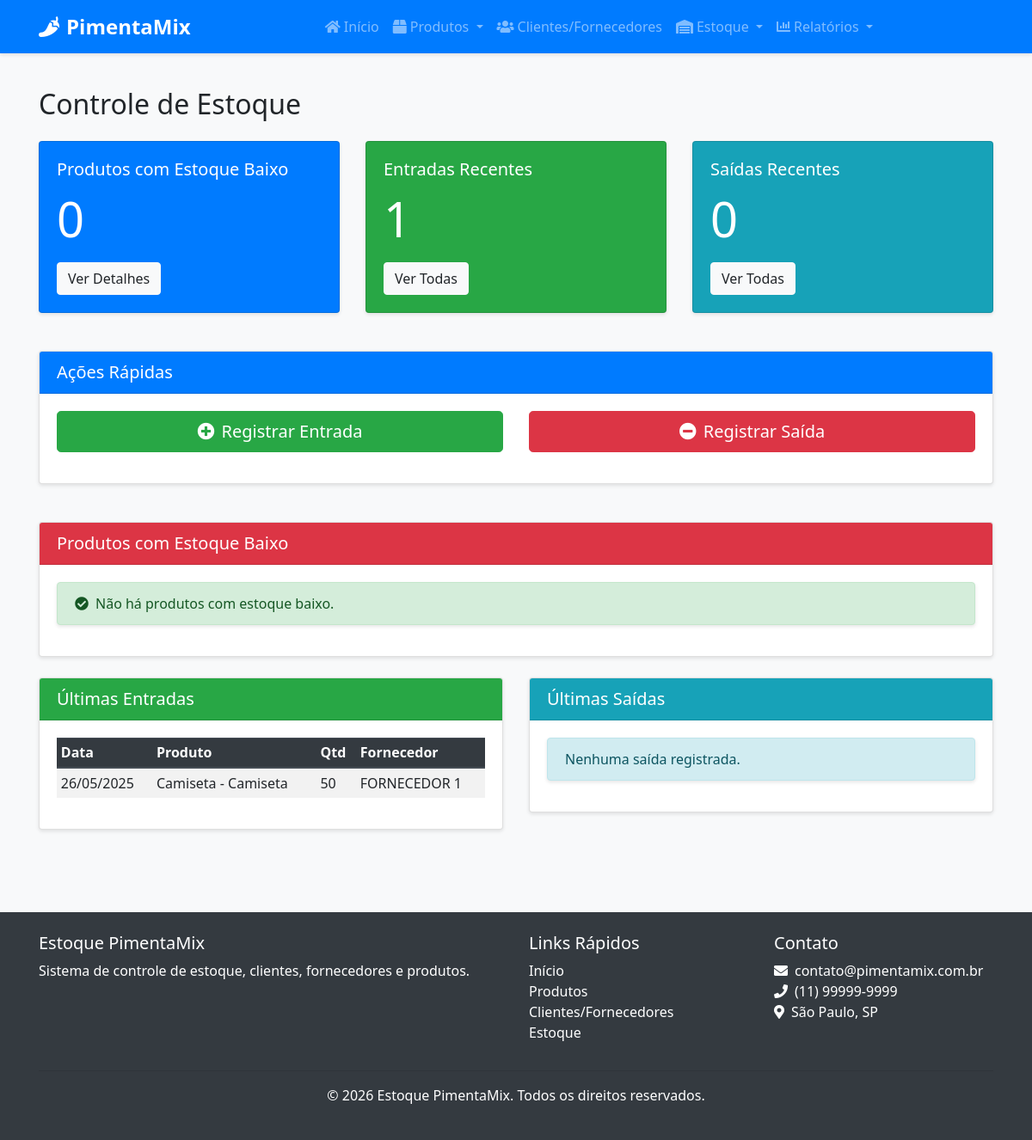
Page /estoque/ on the committed database.
### src/models/estoque.py (models this page shows, shortened)
class EntradaEstoque(db.Model):
    __tablename__ = 'entrada_estoque'
    id = db.Column(db.Integer, primary_key=True)
    variacao_id = db.Column(db.Integer, db.ForeignKey('produto_variacao.id'), nullable=False)
    quantidade = db.Column(db.Integer, nullable=False)
    preco_custo = db.Column(db.Float, nullable=False)
    data = db.Column(db.DateTime, default=datetime.utcnow)
    fornecedor_id = db.Column(db.Integer, db.ForeignKey('cliente_fornecedor.id'), nullable=True)
    nota_fiscal = db.Column(db.String(50), nullable=True)
    observacao = db.Column(db.Text, nullable=True)

### src/models/produto.py (models this page shows, shortened)
class Produto(db.Model):
    __tablename__ = 'produto'
    id = db.Column(db.Integer, primary_key=True)
    nome = db.Column(db.String(100), nullable=False)
    descricao = db.Column(db.Text, nullable=True)
    sku_base = db.Column(db.String(50), nullable=True, unique=True)
    isbn = db.Column(db.String(20), nullable=True)
    categoria_id = db.Column(db.Integer, db.ForeignKey('categoria.id'), nullable=False)
    fornecedor_id = db.Column(db.Integer, db.ForeignKey('cliente_fornecedor.id'), nullable=True)
    data_cadastro = db.Column(db.DateTime, default=datetime.utcnow)
    variacoes = db.relationship('ProdutoVariacao', backref='produto', lazy=True, cascade="all, delete-orphan")

class ProdutoVariacao(db.Model):
    __tablename__ = 'produto_variacao'
    id = db.Column(db.Integer, primary_key=True)
    produto_id = db.Column(db.Integer, db.ForeignKey('produto.id'), nullable=False)
    nome = db.Column(db.String(100), nullable=False)
    sku = db.Column(db.String(50), nullable=False, unique=True)
    preco_venda = db.Column(db.Float, nullable=False)
    quantidade_atual = db.Column(db.Integer, default=0)
    estoque_minimo = db.Column(db.Integer, default=5)
    eh_padrao = db.Column(db.Boolean, default=False)  # Novo campo para identificar variação padrão
    atributos_valores = db.relationship('AtributoValor', secondary=produto_variacao_atributo_valor,
                                       backref=db.backref('variacoes', lazy=True))
    entradas = db.relationship('EntradaEstoque', backref='variacao', lazy=True)
    saidas = db.relationship('SaidaEstoque', backref='variacao', lazy=True)
    def estoque_baixo(self):
        return self.quantidade_atual < self.estoque_minimo

### src/models/cliente_fornecedor.py (models this page shows, shortened)
class ClienteFornecedor(db.Model):
    __tablename__ = 'cliente_fornecedor'
    id = db.Column(db.Integer, primary_key=True)
    nome = db.Column(db.String(100), nullable=False)
    razao_social = db.Column(db.String(100), nullable=True)
    nome_fantasia = db.Column(db.String(100), nullable=True)
    cpf_cnpj = db.Column(db.String(20), nullable=True, unique=True)
    email = db.Column(db.String(100), nullable=False)
    telefone = db.Column(db.String(20), nullable=False)
    endereco = db.Column(db.Text, nullable=True)
    observacoes = db.Column(db.Text, nullable=True)
    eh_cliente = db.Column(db.Boolean, default=False)
    eh_fornecedor = db.Column(db.Boolean, default=False)
    data_cadastro = db.Column(db.DateTime, default=datetime.utcnow)
    responsaveis = db.relationship('Responsavel', backref='cliente_fornecedor', lazy=True, cascade="all, delete-orphan")
    contatos = db.relationship('Contato', backref='cliente_fornecedor', lazy=True, cascade="all, delete-orphan")
    produtos_fornecidos = db.relationship('Produto', backref='fornecedor', lazy=True)
    entradas_estoque = db.relationship('EntradaEstoque', backref='fornecedor', lazy=True)
    saidas_estoque = db.relationship('SaidaEstoque', backref='cliente', lazy=True)

### src/routes/estoque.py (the view)
@estoque_bp.route('/')
def index():
    produtos_estoque_baixo = []
    produtos = Produto.query.all()
    for produto in produtos:
        for variacao in produto.variacoes:
            if variacao.estoque_baixo():
                produtos_estoque_baixo.append({
                    'produto': produto,
                    'variacao': variacao
                })
    entradas_recentes = EntradaEstoque.query.order_by(EntradaEstoque.data.desc()).limit(5).all()
    saidas_recentes = SaidaEstoque.query.order_by(SaidaEstoque.data.desc()).limit(5).all()
    return render_template('estoque/index.html',
                          produtos_estoque_baixo=produtos_estoque_baixo,
                          entradas_recentes=entradas_recentes,
                          saidas_recentes=saidas_recentes)

### src/templates/estoque/index.html (shortened to what this page needs)
{% extends "base.html" %}
{% block content %}
<div class="container">
    <h2 class="mb-4">Controle de Estoque</h2>
    <div class="row mb-4">
        <div class="col-md-4">
            <div class="card bg-primary text-white">
                <div class="card-body">
                    <h5 class="card-title">Produtos com Estoque Baixo</h5>
                    <p class="card-text display-4">{{ produtos_estoque_baixo|length }}</p>
                    <a href="{{ url_for('relatorio.estoque_baixo') }}" class="btn btn-light">Ver Detalhes</a>
                </div>
            </div>
        </div>
        <div class="col-md-4">
            <div class="card bg-success text-white">
                <div class="card-body">
                    <h5 class="card-title">Entradas Recentes</h5>
                    <p class="card-text display-4">{{ entradas_recentes|length }}</p>
                    <a href="{{ url_for('estoque.entradas') }}" class="btn btn-light">Ver Todas</a>
                </div>
            </div>
        </div>
        <div class="col-md-4">
            <div class="card bg-info text-white">
                <div class="card-body">
                    <h5 class="card-title">Saídas Recentes</h5>
                    <p class="card-text display-4">{{ saidas_recentes|length }}</p>
                    <a href="{{ url_for('estoque.saidas') }}" class="btn btn-light">Ver Todas</a>
                </div>
            </div>
        </div>
    </div>
    <div class="row mb-4">
        <div class="col-12">
            <div class="card">
                <div class="card-header bg-primary text-white">
                    <h5 class="mb-0">Ações Rápidas</h5>
                </div>
                <div class="card-body">
                    <div class="row">
                        <div class="col-md-6">
                            <a href="{{ url_for('estoque.nova_entrada') }}" class="btn btn-success btn-lg btn-block mb-3">
                                <i class="fas fa-plus-circle mr-2"></i>Registrar Entrada
                            </a>
                        </div>
                        <div class="col-md-6">
                            <a href="{{ url_for('estoque.nova_saida') }}" class="btn btn-danger btn-lg btn-block mb-3">
                                <i class="fas fa-minus-circle mr-2"></i>Registrar Saída
                            </a>
                        </div>
                    </div>
                </div>
            </div>
        </div>
    </div>
    <div class="card mb-4">
        <div class="card-header bg-danger text-white">
            <h5 class="mb-0">Produtos com Estoque Baixo</h5>
        </div>
        <div class="card-body">
            {% if produtos_estoque_baixo %}
                <div class="table-responsive">
                    <table class="table table-striped table-bordered">
                        <thead class="thead-dark">
                            <tr>
                                <th>Produto</th>
                                <th>Variação</th>
                                <th>SKU</th>
                                <th>Estoque Atual</th>
                                <th>Estoque Mínimo</th>
                                <th>Ações</th>
                            </tr>
                        </thead>
                        <tbody>
                            {% for item in produtos_estoque_baixo %}
                                <tr>
                                    <td>{{ item.produto.nome }}</td>
                                    <td>{{ item.variacao.nome }}</td>
                                    <td>{{ item.variacao.sku }}</td>
                                    <td>
                                        <span class="badge badge-danger">{{ item.variacao.quantidade_atual }}</span>
                                    </td>
                                    <td>{{ item.variacao.estoque_minimo }}</td>
                                    <td>
                                        <a href="{{ url_for('estoque.nova_entrada') }}" class="btn btn-sm btn-success">
                                            <i class="fas fa-plus-circle"></i> Entrada
                                        </a>
                                    </td>
                                </tr>
                            {% endfor %}
                        </tbody>
                    </table>
                </div>
            {% else %}
                <div class="alert alert-success">
                    <i class="fas fa-check-circle mr-2"></i>Não há produtos com estoque baixo.
                </div>
            {% endif %}
        </div>
    </div>
    <div class="row">
        <div class="col-md-6">
            <div class="card mb-4">
                <div class="card-header bg-success text-white">
                    <h5 class="mb-0">Últimas Entradas</h5>
                </div>
                <div class="card-body">
                    {% if entradas_recentes %}
                        <div class="table-responsive">
                            <table class="table table-sm table-striped">
                                <thead>
                                    <tr>
                                        <th>Data</th>
                                        <th>Produto</th>
                                        <th>Qtd</th>
                                        <th>Fornecedor</th>
                                    </tr>
                                </thead>
                                <tbody>
                                    {% for entrada in entradas_recentes %}
                                        <tr>
                                            <td>{{ entrada.data.strftime('%d/%m/%Y') }}</td>
                                            <td>{{ entrada.variacao.produto.nome }} - {{ entrada.variacao.nome }}</td>
                                            <td>{{ entrada.quantidade }}</td>
                                            <td>{{ entrada.fornecedor.nome if entrada.fornecedor else '-' }}</td>
                                        </tr>
                                    {% endfor %}
                                </tbody>
                            </table>
                        </div>
                    {% else %}
                        <div class="alert alert-info">
                            Nenhuma entrada registrada.
                        </div>
                    {% endif %}
                </div>
            </div>
        </div>
        <div class="col-md-6">
            <div class="card mb-4">
                <div class="card-header bg-info text-white">
                    <h5 class="mb-0">Últimas Saídas</h5>
                </div>
                <div class="card-body">
                    {% if saidas_recentes %}
                        <div class="table-responsive">
                            <table class="table table-sm table-striped">
                                <thead>
                                    <tr>
                                        <th>Data</th>
                                        <th>Produto</th>
                                        <th>Qtd</th>
                                        <th>Cliente</th>
                                    </tr>
                                </thead>
                                <tbody>
                                    {% for saida in saidas_recentes %}
                                        <tr>
                                            <td>{{ saida.data.strftime('%d/%m/%Y') }}</td>
                                            <td>{{ saida.variacao.produto.nome }} - {{ saida.variacao.nome }}</td>
                                            <td>{{ saida.quantidade }}</td>
                                            <td>{{ saida.cliente.nome if saida.cliente else '-' }}</td>
                                        </tr>
                                    {% endfor %}
                                </tbody>
                            </table>
                        </div>
                    {% else %}
                        <div class="alert alert-info">
                            Nenhuma saída registrada.
                        </div>
                    {% endif %}
                </div>
            </div>
        </div>
    </div>
</div>
{% endblock %}

### src/static/css/style.css (style rules this page uses)
body { font-family: 'Segoe UI', Tahoma, Geneva, Verdana, sans-serif; background-color: #f8f9fa; }
.card { box-shadow: 0 2px 4px rgba(0, 0, 0, 0.1); transition: all 0.3s ease; margin-bottom: 20px; }
.card-header { font-weight: bold; }
.btn i { margin-right: 5px; }
.table thead th { background-color: #343a40; color: white; border-color: #454d55; }
.table-striped tbody tr:nth-of-type(odd) { background-color: rgba(0, 0, 0, 0.05); }
.alert { border-radius: 0.25rem; box-shadow: 0 2px 4px rgba(0, 0, 0, 0.1); }

### rows in the picture
EntradaEstoque: data "26/05/2025", variacao.produto.nome "Camiseta", variacao.nome "Camiseta", quantidade "50", fornecedor "FORNECEDOR 1"

### other values in the picture
{{ produtos_estoque_baixo|length }} "0"
{{ entradas_recentes|length }} "1"
{{ saidas_recentes|length }} "0"
